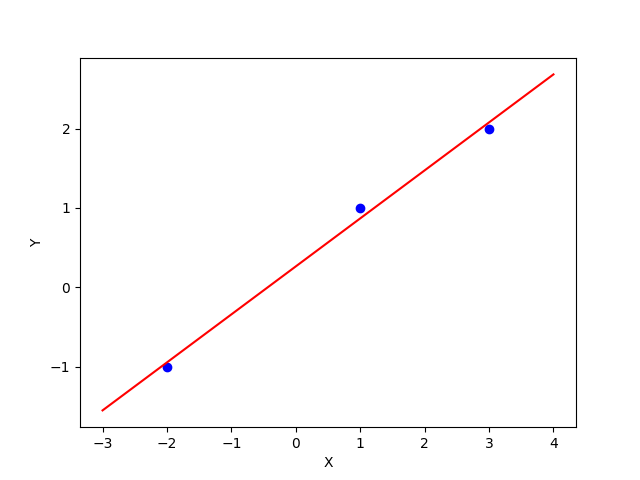

Recreate this plot in Python.
import matplotlib.pyplot as plt
import numpy as np

# Given points
x = np.array([-2, 1, 3])
y = np.array([-1, 1, 2])

# Calculate the coefficients of the least squares regression line
m = 0.605
b = 0.263

# Plot the points
plt.scatter(x, y, color='blue')

# Plot the regression line
x_line = np.linspace(-3, 4, 400)
y_line = m*x_line + b
plt.plot(x_line, y_line, color='red')

# Set labels
plt.xlabel('X')
plt.ylabel('Y')

# Show the plot
plt.show()
